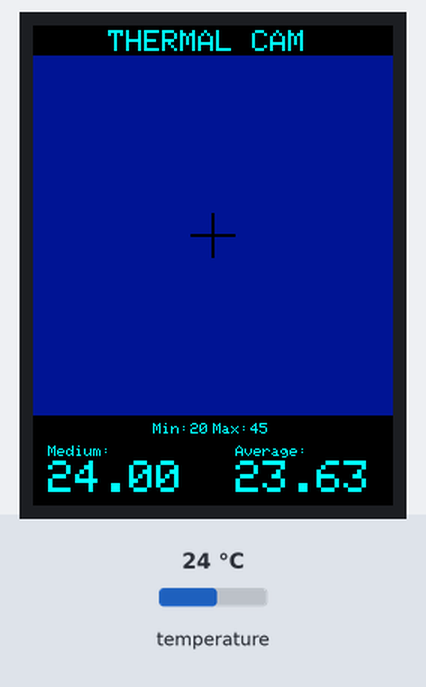
A sketch run on a simulated Arduino Uno, built with avr-gcc and run on an emulated ATmega328P. Shown: 240×320 colour display. The test bench sets the inputs (shaded band); at power-on: temperature 24 °C. What the sketch prints to the serial monitor is not drawn.

Above: at 1.4 s.
1.5 s: temperature set to 12 °C
At 2.2 s:
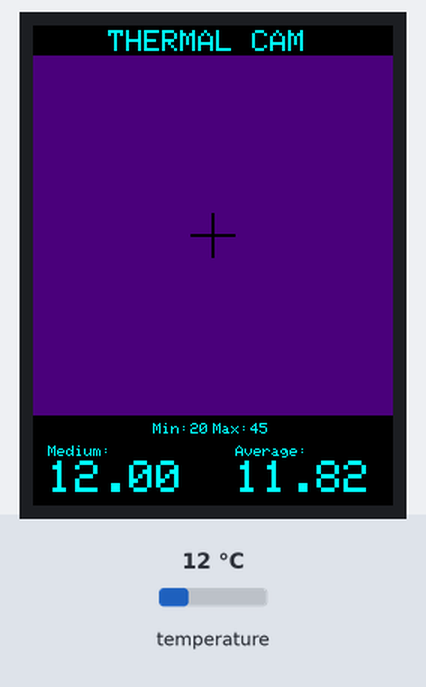
3.1 s: temperature set to 28 °C
At 3.8 s:
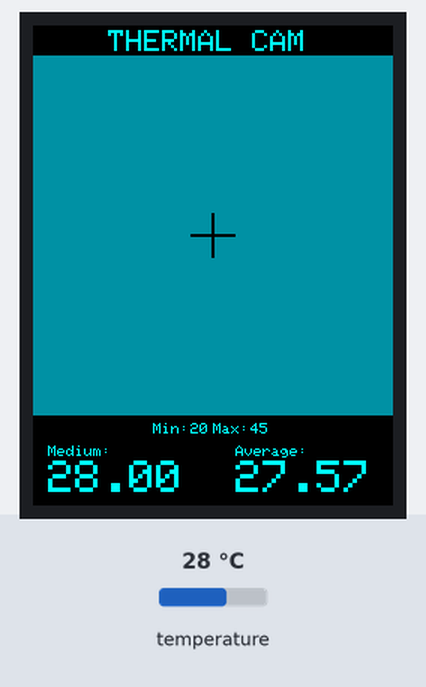
Timing chart, 0 to 4.3 s (numbered marks = the images above; inputs shaded):
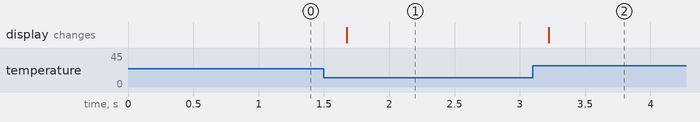

The sketch:

Camara_infrarroja_2.0.ino
```cpp
#include <Wire.h>
#include <Adafruit_AMG88xx.h>

Adafruit_AMG88xx amg;

#include <Adafruit_GFX.h>
#include <MCUFRIEND_kbv.h>
MCUFRIEND_kbv tft;


#define CYAN  0x07FF
#define sizepix 30
#define edge 20

#define TempMin 20
#define TempMax 45

float pixels[AMG88xx_PIXEL_ARRAY_SIZE];
float Sum;
int x, y; //coordenadas
int intpixels; //valor entero de temp

const uint16_t colors[]={0x480F,
0x400F,0x400F,0x400F,0x4010,0x3810,0x3810,0x3810,0x3810,0x3010,0x3010,
0x3010,0x2810,0x2810,0x2810,0x2810,0x2010,0x2010,0x2010,0x1810,0x1810,
0x1811,0x1811,0x1011,0x1011,0x1011,0x0811,0x0811,0x0811,0x0011,0x0011,
0x0011,0x0011,0x0011,0x0031,0x0031,0x0051,0x0072,0x0072,0x0092,0x00B2,
0x00B2,0x00D2,0x00F2,0x00F2,0x0112,0x0132,0x0152,0x0152,0x0172,0x0192,
0x0192,0x01B2,0x01D2,0x01F3,0x01F3,0x0213,0x0233,0x0253,0x0253,0x0273,
0x0293,0x02B3,0x02D3,0x02D3,0x02F3,0x0313,0x0333,0x0333,0x0353,0x0373,
0x0394,0x03B4,0x03D4,0x03D4,0x03F4,0x0414,0x0434,0x0454,0x0474,0x0474,
0x0494,0x04B4,0x04D4,0x04F4,0x0514,0x0534,0x0534,0x0554,0x0554,0x0574,
0x0574,0x0573,0x0573,0x0573,0x0572,0x0572,0x0572,0x0571,0x0591,0x0591,
0x0590,0x0590,0x058F,0x058F,0x058F,0x058E,0x05AE,0x05AE,0x05AD,0x05AD,
0x05AD,0x05AC,0x05AC,0x05AB,0x05CB,0x05CB,0x05CA,0x05CA,0x05CA,0x05C9,
0x05C9,0x05C8,0x05E8,0x05E8,0x05E7,0x05E7,0x05E6,0x05E6,0x05E6,0x05E5,
0x05E5,0x0604,0x0604,0x0604,0x0603,0x0603,0x0602,0x0602,0x0601,0x0621,
0x0621,0x0620,0x0620,0x0620,0x0620,0x0E20,0x0E20,0x0E40,0x1640,0x1640,
0x1E40,0x1E40,0x2640,0x2640,0x2E40,0x2E60,0x3660,0x3660,0x3E60,0x3E60,
0x3E60,0x4660,0x4660,0x4E60,0x4E80,0x5680,0x5680,0x5E80,0x5E80,0x6680,
0x6680,0x6E80,0x6EA0,0x76A0,0x76A0,0x7EA0,0x7EA0,0x86A0,0x86A0,0x8EA0,
0x8EC0,0x96C0,0x96C0,0x9EC0,0x9EC0,0xA6C0,0xAEC0,0xAEC0,0xB6E0,0xB6E0,
0xBEE0,0xD6E0,0xD700,0xDF00,0xDEE0,0xDEC0,0xDEA0,0xDE80,0xDE80,0xE660,
0xE60,0xBEE0,0xC6E0,0xC6E0,0xCEE0,0xCEE40,0xE620,0xE600,0xE5E0,0xE5C0,
0xE5A0,0xE580,0xE560,0xE540,0xE520,0xE500,0xE4E0,0xE4C0,0xE4A0,0xE480,
0xE460,0xEC40,0xEC20,0xEC00,0xEBE0,0xEBC0,0xEBA0,0xEB80,0xEB60,0xEB40,
0xEB20,0xEB00,0xEAE0,0xEAC0,0xEAA0,0xEA80,0xEA60,0xEA40,0xF220,0xF200,
0xF1E0,0xF1C0,0xF1A0,0xF180,0xF160,0xF140,0xF100,0xF0E0,0xF0C0,0xF0A0,
0xF080,0xF060,0xF040,0xF020,0xF800,};


void setup()
{

  Serial.begin(115200);
  amg.begin();
  tft.reset();

  uint16_t identifier = tft.readID(); //Busca el ID del controlador de la pantalla TFT
  tft.begin(identifier);


  tft.fillScreen(0x0000);     // fondo de la pantalla negro
  tft.setRotation(0);

  tft.setTextColor(CYAN);   // Definimos el color del texto como CYAN
  tft.setTextSize(2);       //  establecemos el tamañodel texto
  tft.setCursor(50, 3);   // Usamos los valores  como coordenas de del los ej X,Y
  tft.println("THERMAL CAM");  // Eescrivimos (Hola TFT) en el display enla cordenada especificada anterio mente


  tft.setTextColor(CYAN);
  tft.setTextSize(1);
  tft.setCursor(80, 265);
  tft.print("Min:");
  tft.setTextSize(1);
  tft.setCursor(105, 265);
  tft.println(TempMin);

  tft.setTextColor(CYAN);
  tft.setTextSize(1);
  tft.setCursor(120, 265);
  tft.print("Max:");
  tft.setTextSize(1);
  tft.setCursor(145, 265);
  tft.println(TempMax);
}


void loop() {

  amg.readPixels(pixels);
  Print_values();
  Print_Array();

}


void Print_values() {

  Sum=pixels[27]+pixels[28]+pixels[35]+pixels[36]; //pixels centrales

  tft.fillRect(10, 290, 88, 30, 0x0000);
  tft.setTextColor(CYAN);
  tft.setTextSize(1);
  tft.setCursor(10, 280);
  tft.println("Medium:");
  tft.setTextSize(3);
  tft.setCursor(10, 290);
  tft.println(Sum/4);


  Sum = 0;
  for (int i = 0; i <= AMG88xx_PIXEL_ARRAY_SIZE; i++)
    Sum = Sum + pixels[i];


  tft.fillRect(135, 290, 88, 30, 0x0000);
  tft.setTextColor(CYAN);
  tft.setTextSize(1);
  tft.setCursor(135, 280);
  tft.println("Average:");
  tft.setTextSize(3);
  tft.setCursor(135, 290);
  tft.println(Sum / (AMG88xx_PIXEL_ARRAY_SIZE + 1));

}


void Print_Array() {

  for (int i = 0; i < AMG88xx_PIXEL_ARRAY_SIZE; i++) {

    y = i / 8;
    x = i - 8 * y;

    intpixels = pixels[i];
    Serial.print(i);
    Serial.print(". ");
    Serial.print(intpixels);
    Serial.println();

  if(intpixels>TempMax) intpixels=TempMax;
  if(intpixels<TempMin) intpixels=TempMin;


int colorTemp=map(intpixels,TempMin,TempMax,0,255);
tft.fillRect(x*sizepix, y*sizepix+edge, sizepix, sizepix, colors[colorTemp]);

if(i>=27&&i<=36){
  tft.fillRect(119, 125, 2, 30, 0x0000);
  tft.fillRect(105, 139, 30, 2, 0x0000);
  }

}
}
```

Measured:
- after the input at 1.5 s, the display: changes after 0.18 s (image 1)
- after the input at 3.1 s, the display: changes after 0.12 s (image 2)
